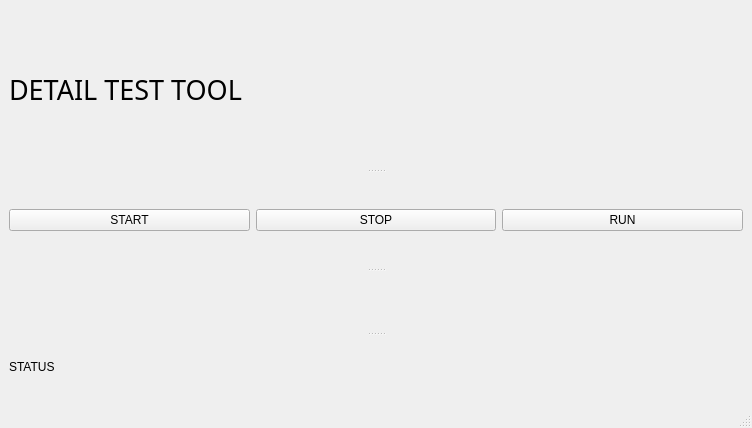
<?xml version="1.0" encoding="UTF-8"?>
<ui version="4.0">
 <class>MainWindow</class>
 <widget class="QMainWindow" name="MainWindow">
  <property name="geometry">
   <rect>
    <x>0</x>
    <y>0</y>
    <width>752</width>
    <height>428</height>
   </rect>
  </property>
  <property name="windowTitle">
   <string>MainWindow</string>
  </property>
  <widget class="QWidget" name="centralwidget">
   <layout class="QVBoxLayout" name="verticalLayout">
    <item>
     <widget class="QSplitter" name="splitter">
      <property name="orientation">
       <enum>Qt::Vertical</enum>
      </property>
      <widget class="QLabel" name="label">
       <property name="font">
        <font>
         <family>Segoe UI Semilight</family>
         <pointsize>20</pointsize>
        </font>
       </property>
       <property name="text">
        <string>DETAIL TEST TOOL</string>
       </property>
      </widget>
      <widget class="QWidget" name="horizontalLayoutWidget">
       <layout class="QHBoxLayout" name="horizontalLayout">
        <item>
         <widget class="QPushButton" name="pushButton_3">
          <property name="text">
           <string>START</string>
          </property>
         </widget>
        </item>
        <item>
         <widget class="QPushButton" name="pushButton_2">
          <property name="text">
           <string>STOP</string>
          </property>
         </widget>
        </item>
        <item>
         <widget class="QPushButton" name="pushButton">
          <property name="text">
           <string>RUN</string>
          </property>
         </widget>
        </item>
       </layout>
      </widget>
      <widget class="QLabel" name="label_2">
       <property name="text">
        <string/>
       </property>
       <property name="pixmap">
        <pixmap>D:/Ottonom/Arayüz/Addition/OTTONOMCOPY.png</pixmap>
       </property>
      </widget>
      <widget class="QLabel" name="label_3">
       <property name="text">
        <string>STATUS</string>
       </property>
      </widget>
     </widget>
    </item>
   </layout>
  </widget>
  <widget class="QMenuBar" name="menubar">
   <property name="geometry">
    <rect>
     <x>0</x>
     <y>0</y>
     <width>752</width>
     <height>26</height>
    </rect>
   </property>
  </widget>
  <widget class="QStatusBar" name="statusbar"/>
 </widget>
 <resources/>
 <connections/>
</ui>
